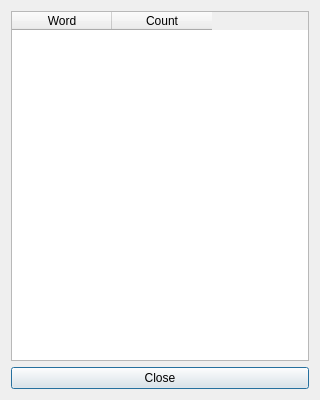
<?xml version="1.0" encoding="UTF-8"?>
<ui version="4.0">
 <class>WordFrequencyDialog</class>
 <widget class="QDialog" name="WordFrequencyDialog">
  <property name="geometry">
   <rect>
    <x>0</x>
    <y>0</y>
    <width>320</width>
    <height>400</height>
   </rect>
  </property>
  <property name="windowTitle">
   <string>Word Frequency</string>
  </property>
  <layout class="QVBoxLayout" name="verticalLayout">
   <item>
    <widget class="QTableWidget" name="tableWidget">
     <column>
      <property name="text">
       <string>Word</string>
      </property>
     </column>
     <column>
      <property name="text">
       <string>Count</string>
      </property>
     </column>
    </widget>
   </item>
   <item>
    <widget class="QPushButton" name="closeBtn">
     <property name="text">
      <string>Close</string>
     </property>
    </widget>
   </item>
  </layout>
 </widget>
</ui>
